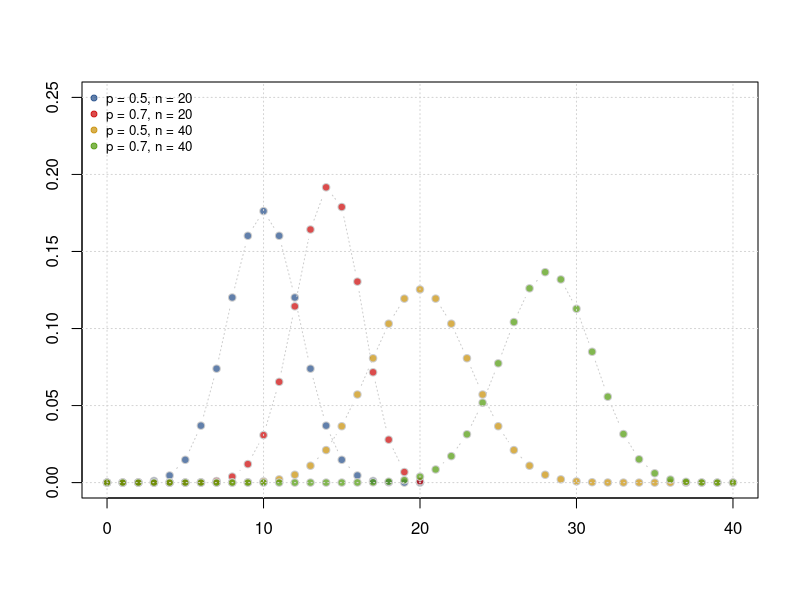
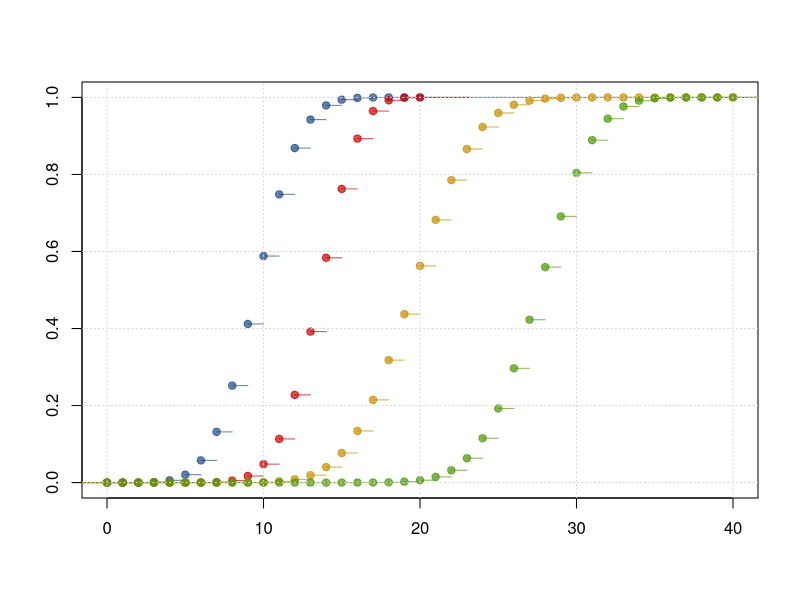
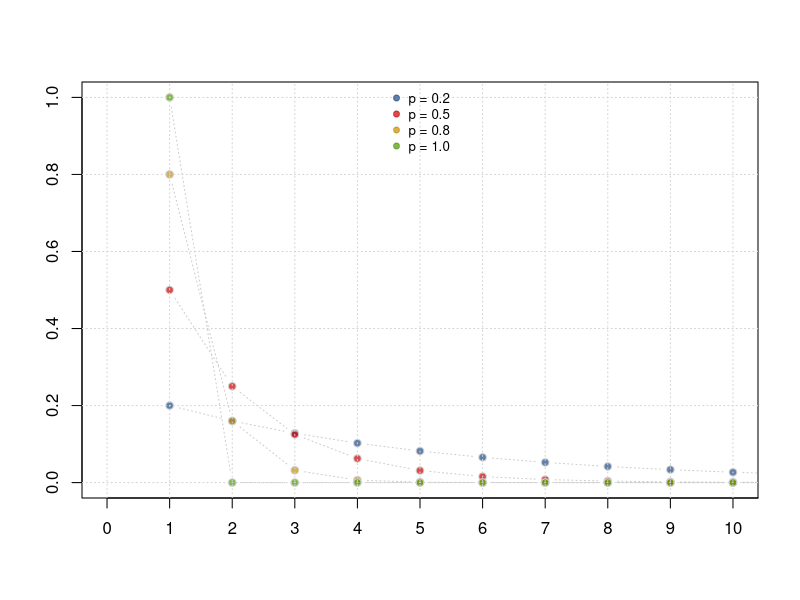
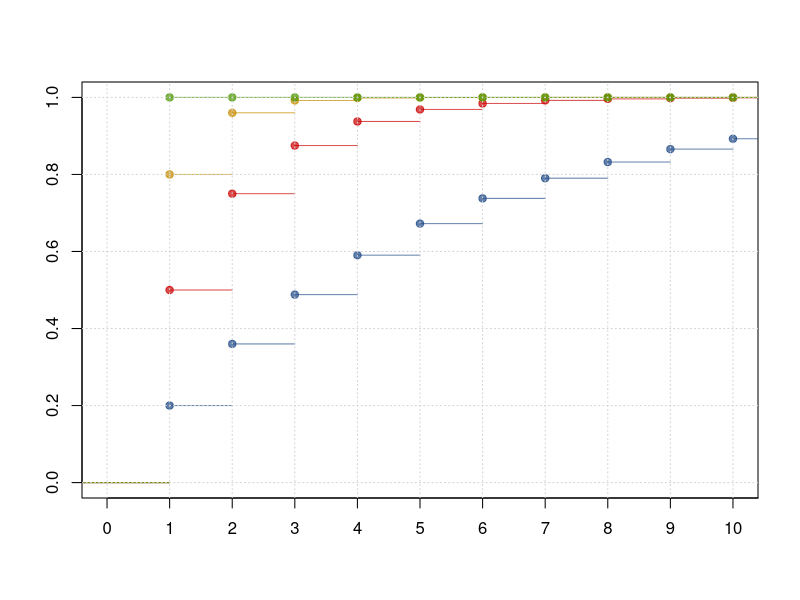
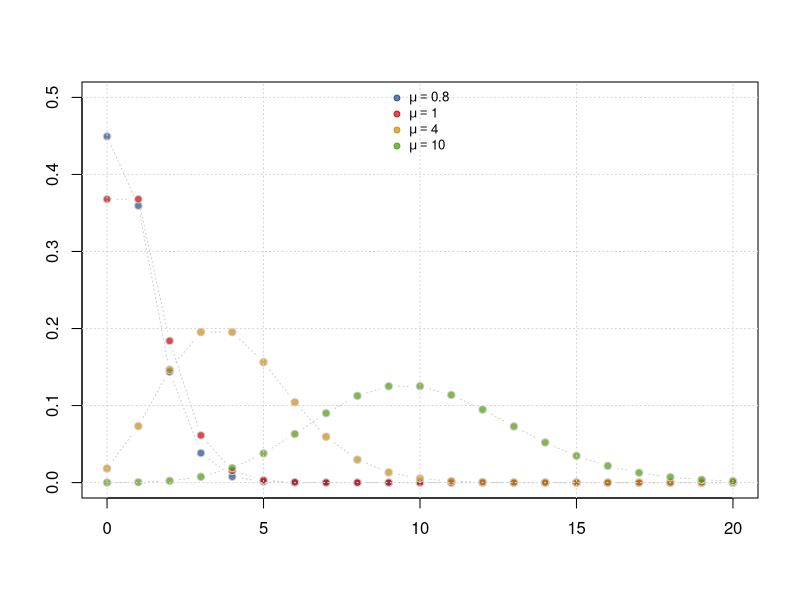
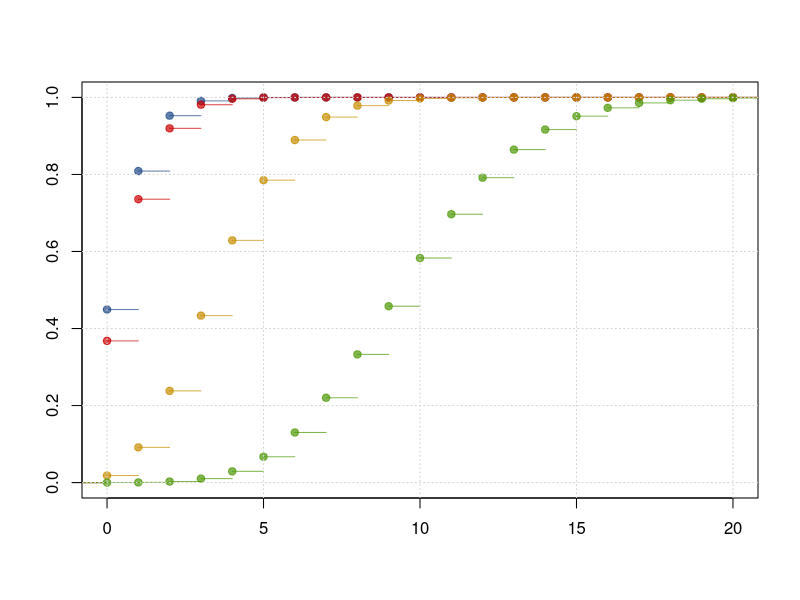
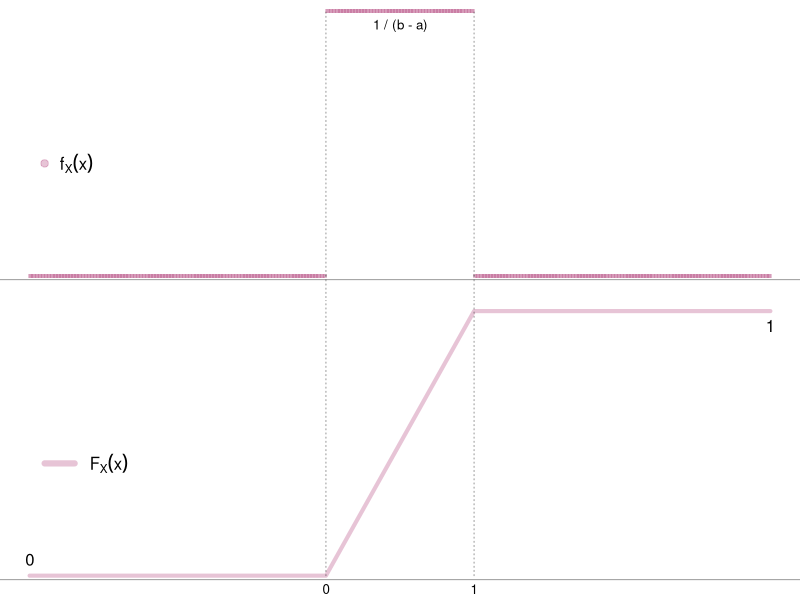
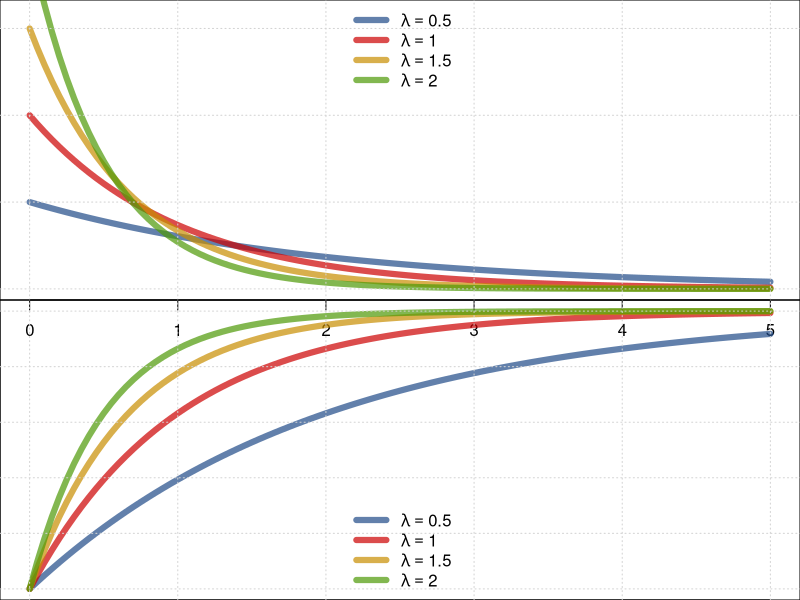

Generate these figures, in order, with R:
## ---- chunk 1
?NaN # Not avaible number, usually it's returned from not possible math operation
#if u add ? to a known function in R u can ask for help to R
?NA # so not avaible
?NULL # not existent

#is.na() # return a vector of booleans
## ---- chunk 2
# d-acro | PDF or PMF
# p-acro | CDF or Survival Fun (1-CDF)
# q-acro | Quantile
# r-acro | Simulating *pseudo* random number
#?dbinom
#?dgeom
#?dpois
#?dunif
#?dexp
## ---- chunk 3
# Pick colors
colo <- c(
  rgb(32 / 255, 74 / 255, 135 / 255, 0.7),
  rgb(204 / 255, 0, 0, 0.7),
  rgb(200 / 255, 141 / 255, 0, 0.7),
  rgb(78 / 255, 153 / 255, 6 / 255, 0.7)
)

# Set parameters
pp <- c(0.5, 0.7)
nn <- c(20, 40)

# Plot PMF
plot(0:nn[1], dbinom(0:nn[1], nn[1], pp[1]),
     xlim = c(0, 40), ylim = c(0, 0.25),
     type = "b", lty = 3,
     xlab = "", ylab = "",
     col = gray(0.8), pch = 21, bg = colo[1])
lines(0:nn[1], dbinom(0:nn[1], nn[1], pp[2]),
      type = "b", lty = 3,
      col = gray(0.8), pch = 21, bg = colo[2])
lines(0:nn[2], dbinom(0:nn[2], nn[2], pp[1]),
      type = "b", lty = 3,
      col = gray(0.8), pch = 21, bg = colo[3])
lines(0:nn[2], dbinom(0:nn[2], nn[2], pp[2]),
      type = "b", lty = 3,
      col = gray(0.8), pch = 21, bg = colo[4])
grid()
legend("topleft",
       c("p = 0.5, n = 20", "p = 0.7, n = 20",
         "p = 0.5, n = 40", "p = 0.7, n = 40"),
       col = colo, pch = 19,
       bty = "n", cex = 0.8)
## ---- chunk 4
#Plot CDF

# Plot CDF for different combinations of p and n
plot(stepfun(0:nn[1], c(0, pbinom(0:nn[1], nn[1], pp[1])), right = FALSE),
     xlim = c(0, 40), do.points = TRUE, verticals = FALSE,
     col = colo[1], pch = 19, main = "", xlab = "", ylab = "")

# Add second CDF line to the same plot
plot(stepfun(0:nn[1], c(0, pbinom(0:nn[1], nn[1], pp[2])), right = FALSE),
     do.points = TRUE, verticals = FALSE,
     col = colo[2], pch = 19, add = TRUE)

# Add third CDF line to the same plot
plot(stepfun(0:nn[2], c(0, pbinom(0:nn[2], nn[2], pp[1])), right = FALSE),
     do.points = TRUE, verticals = FALSE,
     col = colo[3], pch = 19, add = TRUE)

# Add fourth CDF line to the same plot
plot(stepfun(0:nn[2], c(0, pbinom(0:nn[2], nn[2], pp[2])), right = FALSE),
     do.points = TRUE, verticals = FALSE,
     col = colo[4], pch = 19, add = TRUE)

grid()

## ---- chunk 5
# Pick colors
colo <- c(
  rgb(32 / 255, 74 / 255, 135 / 255, 0.7),
  rgb(204 / 255, 0, 0, 0.7),
  rgb(200 / 255, 141 / 255, 0, 0.7),
  rgb(78 / 255, 153 / 255, 6 / 255, 0.7)
)

# Set parameters
pp <- c(0.2, 0.5, 0.8, 1.0)
xmax <- 10

# Plot PMF
plot(1:(xmax + 1), dgeom(0:xmax, pp[1]),
     xlim = c(0, xmax), ylim = c(0, 1),
     type = "b", lty = 3,
     xlab = "", ylab = "", col = gray(0.8),
     pch = 21, bg = colo[1], xaxt = "n")
axis(1, 0:(xmax + 1), 0:(xmax + 1))
lines(1:(xmax + 1), dgeom(0:xmax, pp[2]),
      type = "b", lty = 3, col = gray(0.8),
      pch = 21, bg = colo[2])
lines(1:(xmax + 1), dgeom(0:xmax, pp[3]),
      type = "b", lty = 3, col = gray(0.8),
      pch = 21, bg = colo[3])
lines(1:(xmax + 1), dgeom(0:xmax, pp[4]),
      type = "b", lty = 3, col = gray(0.8),
      pch = 21, bg = colo[4])
abline(v = 0:(xmax + 1), col = "lightgray", lty = "dotted", lwd = par("lwd"))
abline(h = seq(0, 1, 0.2), col = "lightgray", lty = "dotted", lwd = par("lwd"))
legend("top", c("p = 0.2", "p = 0.5", "p = 0.8", "p = 1.0"), col = colo, pch = 19, bty = "n", cex = 0.8)
## ---- chunk 6
# Plot CDF
plot(stepfun(1:(xmax + 1), c(0, pgeom(0:xmax, pp[1])), right = FALSE),
     xlim = c(0, xmax), ylim = c(0, 1),
     do.points = TRUE, verticals = FALSE,
     col.hor = colo[1], col.points = colo[1], pch = 19, main = "",
     xlab = "", ylab = "", xaxt = "n")
axis(1, 0:(xmax + 1), 0:(xmax + 1))

# Keep plotting additional CDFs
plot(stepfun(1:(xmax + 1), c(0, pgeom(0:xmax, pp[2])), right = FALSE),
     do.points = TRUE, verticals = FALSE,
     col.hor = colo[2], col.points = colo[2], pch = 19, add = TRUE)
plot(stepfun(1:(xmax + 1), c(0, pgeom(0:xmax, pp[3])), right = FALSE),
     do.points = TRUE, verticals = FALSE,
     col.hor = colo[3], col.points = colo[3], pch = 19, add = TRUE)
plot(stepfun(1:(xmax + 1), c(0, pgeom(0:xmax, pp[4])), right = FALSE),
     do.points = TRUE, verticals = FALSE,
     col.hor = colo[4], col.points = colo[4], pch = 19, add = TRUE)

# Reference lines
abline(v = 0:(xmax + 1), col = "lightgray", lty = "dotted", lwd = par("lwd"))
abline(h = seq(0, 1, 0.2), col = "lightgray", lty = "dotted", lwd = par("lwd"))

## ---- chunk 7
# Pick colors
colo <- c(
  rgb(32 / 255, 74 / 255, 135 / 255, 0.7),
  rgb(204 / 255, 0, 0, 0.7),
  rgb(200 / 255, 141 / 255, 0, 0.7),
  rgb(78 / 255, 153 / 255, 6 / 255, 0.7)
)

# Set parameters
pp <- c(0.8, 1, 4, 10)
xmax <- 20

# Plot PMF
plot(0:xmax, dpois(0:xmax, pp[1]),
     xlim = c(0, xmax), ylim = c(0, 0.5),
     type = "b", lty = 3,
     xlab = "", ylab = "", col = gray(0.8),
     pch = 21, bg = colo[1])
lines(0:xmax, dpois(0:xmax, pp[2]),
      type = "b", lty = 3, col = gray(0.8),
      pch = 21, bg = colo[2])
lines(0:xmax, dpois(0:xmax, pp[3]),
      type = "b", lty = 3, col = gray(0.8),
      pch = 21, bg = colo[3])
lines(0:xmax, dpois(0:xmax, pp[4]),
      type = "b", lty = 3, col = gray(0.8),
      pch = 21, bg = colo[4])
grid()
legend("top",
       c(as.expression(bquote(mu == .(0.8))),
         as.expression(bquote(mu == .(1.0))),
         as.expression(bquote(mu == .(4.0))),
         as.expression(bquote(mu == .(10.0)))),
       col = colo, pch = 19, bty = "n", cex = .8)
## ---- chunk 8
# Plot CDF
plot(stepfun(0:xmax, c(0, ppois(0:xmax, pp[1])), right = FALSE),
     xlim = c(0, xmax), ylim = c(0, 1),
     do.points = TRUE, verticals = FALSE,
     col.hor = colo[1], col.points = colo[1], pch = 19,
     main = "", xlab = "", ylab = "")

lines(stepfun(0:xmax, c(0, ppois(0:xmax, pp[2])), right = FALSE),
      do.points = TRUE, verticals = FALSE,
      col.hor = colo[2], col.points = colo[2], pch = 19)
lines(stepfun(0:xmax, c(0, ppois(0:xmax, pp[3])), right = FALSE),
      do.points = TRUE, verticals = FALSE,
      col.hor = colo[3], col.points = colo[3], pch = 19)
lines(stepfun(0:xmax, c(0, ppois(0:xmax, pp[4])), right = FALSE),
      do.points = TRUE, verticals = FALSE,
      col.hor = colo[4], col.points = colo[4], pch = 19)


grid()

## ---- chunk 9
# Set parameters
a <- 0
b <- 1
xmid <- (b - a) / 2
ymx <- max(dunif(xmid, a, b))

# Graphical parameters
par(mfrow = c(2, 1), mar = c(0, 0, 0, 0))

# Plot PDF
curve(dunif(x, a, b), from = a - 2, to = b + 2, n = 500,
      type = "p", cex = 0.5, pch = 15,
      ylim = c(-0.05, 1),
      col = rgb(0.69019, 0.24313, 0.47843, 0.3),
      axes = FALSE, xlab = "", ylab = "")
abline(h = -0.015, lwd = 1, lty = 1, col = rgb(0, 0, 0, 0.4))
text(xmid, ymx, "1 / (b - a)", pos = 1, cex = 0.8)
segments(c(a, b), 0, c(a, b), ymx, lwd = 1, lty = 3, col = rgb(0, 0, 0, 0.4))
segments(c(a, b), 0, c(a, b), -10, lwd = 1, lty = 3, col = rgb(0, 0, 0, 0.4))
legend(a - 2, ymx / 2, expression(f[X](x)),
       col = rgb(0.69019, 0.24313, 0.47843, 0.3),
       pch = 19, bty = "n")
# Plot CDF
curve(punif(x, a, b), from = a - 2, to = b + 2, n = 101,
      lwd = 4, type = "l", col = rgb(0.69019, 0.24313, 0.47843, 0.3),
      ylim = c(-0.05, 1), axes = FALSE, xlab = "", ylab = "")
abline(h = -0.015, lwd = 1, lty = 1, col = rgb(0, 0, 0, 0.4))
text(c(a, b), 0, labels = c(a, b), pos = 1, cex = 0.8)
segments(c(a, b), 0, c(a, b), 10, lwd = 1, lty = 3, col = rgb(0, 0, 0, 0.4))
text(b + 2, 1, "1", pos = 1)
text(a - 2, 0, "0", pos = 3)
legend(a - 2, 0.5, expression(F[X](x)),
       col = rgb(0.69019, 0.24313, 0.47843, 0.3),
       lwd = 6, bty = "n")
## ---- chunk 10
# Pick colors
colo <- c(
  rgb(32 / 255, 74 / 255, 135 / 255, 0.7),
  rgb(204 / 255, 0, 0, 0.7),
  rgb(200 / 255, 141 / 255, 0, 0.7),
  rgb(78 / 255, 153 / 255, 6 / 255, 0.7)
)

# Plot PDF
curve(dexp(x, 0.5), from = 0, to = 5,
      xlab = "", ylab = "",
      ylim = c(0, 1.6),
      lwd = 6, col = colo[1])
curve(dexp(x, 1.0),
      lwd = 6, col = colo[2],
      add = TRUE)
curve(dexp(x, 1.5),
      lwd = 6, col = colo[3],
      add = TRUE)
curve(dexp(x, 2.0), 
      lwd = 6, col = colo[4],
      add = TRUE)
grid()
legend("top",
       c(as.expression(bquote(lambda == .(0.5))),
         as.expression(bquote(lambda == .(1.0))),
         as.expression(bquote(lambda == .(1.5))),
         as.expression(bquote(lambda == .(2.0)))),
       col = colo, lwd = 6, bty = "n")
## ---- chunk 11
# Plot CDF
curve(pexp(x, 0.5), from = 0, to = 5,
      ylim = c(0, 1),
      xlab = "", ylab = "",
      lwd = 6, col = colo[1])
curve(pexp(x, 1.0),
      lwd = 6, col = colo[2],
      add = TRUE)
curve(pexp(x, 1.5),
      lwd = 6, col = colo[3],
      add = TRUE)
curve(pexp(x, 2.0),
      lwd = 6, col = colo[4],
      add = TRUE)
grid()

legend("bottom",
       c(as.expression(bquote(lambda == .(0.5))),
         as.expression(bquote(lambda == .(1.0))),
         as.expression(bquote(lambda == .(1.5))),
         as.expression(bquote(lambda == .(2.0)))),
       col = colo, lwd = 6, bty = "n")
